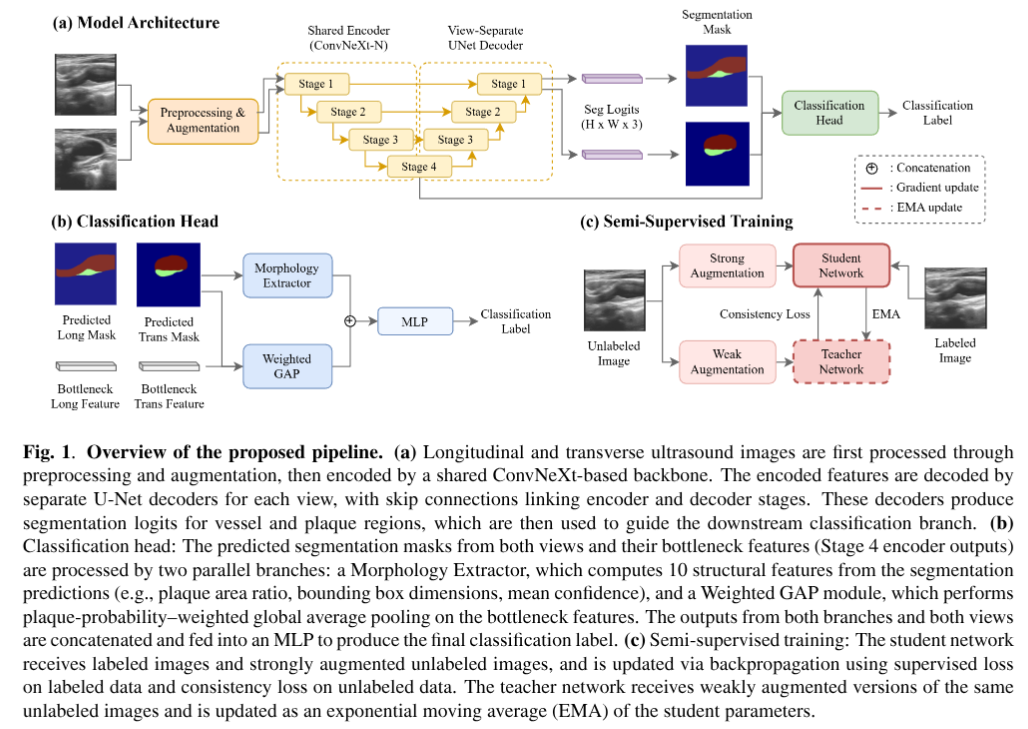
#> input picture assets/pipeline.png, 1028 x 729 px
$ python -i transform.py   (imports and definitions only)
#> lines starting #> are read from the running program, lines starting #| are printed output that depends on the picture
import math
import random

import numpy as np
from PIL import Image, ImageFilter
from scipy.ndimage import map_coordinates, gaussian_filter


# [113 lines left out: functions random_brightness_contrast, random_gamma, random_gaussian_noise, _to_pil, _to_numpy, random_affine, not called in this run]


def random_crop_resize(img, mask=None, scale_range=(0.8, 1.0), out_size=512, p=0.5):
    if random.random() > p:
        return img, mask

    h, w = img.shape[:2]
    scale = np.random.uniform(scale_range[0], scale_range[1])
    crop_h = int(h * scale)
    crop_w = int(w * scale)

    if crop_h == h and crop_w == w:
        if out_size != h:
            pil_img = _to_pil(img).resize((out_size, out_size), resample=Image.BILINEAR)
            if mask is not None:
                pil_mask = _to_pil(mask).resize((out_size, out_size), resample=Image.NEAREST)
                return _to_numpy(pil_img), np.array(pil_mask)
            return _to_numpy(pil_img), mask
        return img, mask

    x = np.random.randint(0, w - crop_w + 1)
    y = np.random.randint(0, h - crop_h + 1)

    pil_img = _to_pil(img).crop((x, y, x + crop_w, y + crop_h)).resize(
        (out_size, out_size), resample=Image.BILINEAR
    )

    if mask is not None:
        pil_mask = _to_pil(mask).crop((x, y, x + crop_w, y + crop_h)).resize(
            (out_size, out_size), resample=Image.NEAREST
        )
        return _to_numpy(pil_img), np.array(pil_mask)

    return _to_numpy(pil_img), mask


# [113 lines left out: functions elastic_transform, grid_distortion, coarse_dropout, gaussian_blur, mean_teacher_strong_intensity, not called in this run]

>>> import cv2
>>> picture = cv2.imread('../assets/pipeline.png', cv2.IMREAD_GRAYSCALE)
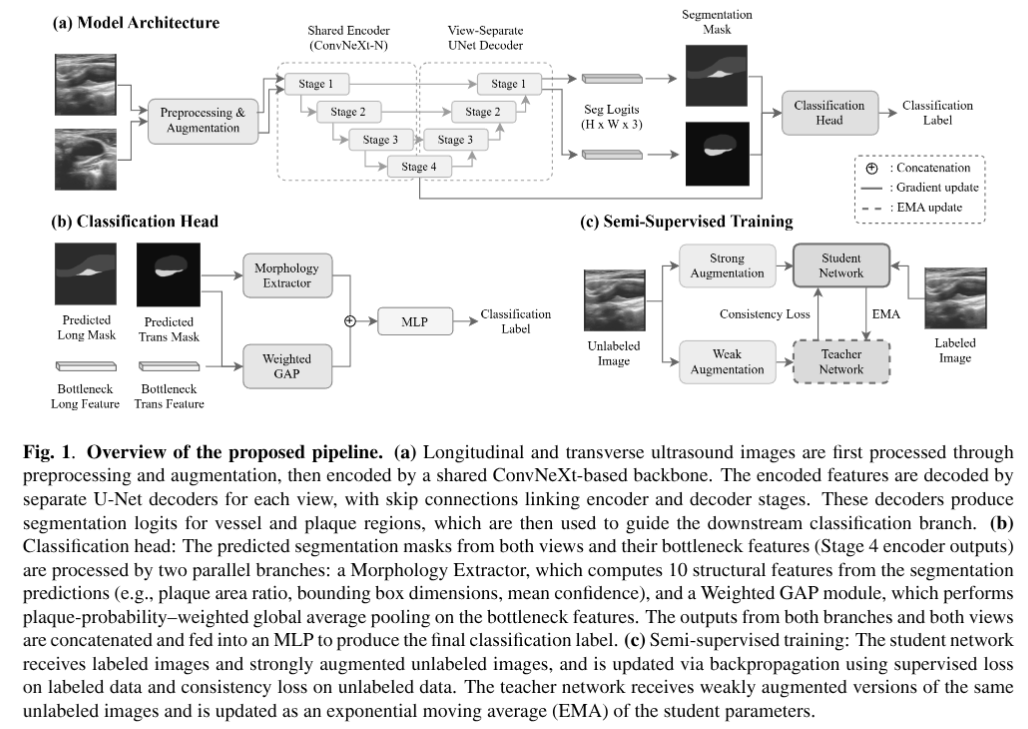
#> picture: shape (729, 1028); min 0, max 255, mean 229.2
>>> result = random_crop_resize(picture)
